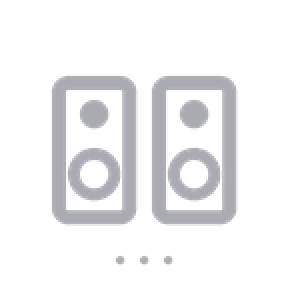
#> input picture plugins/com.jay.boomaudio.sdPlugin/images/key.png, 144 x 144 px (shown 2 times larger)
$ python make_glyph.py ../../../plugins/com.jay.boomaudio.sdPlugin/images/key.png ../../../plugins/com.jay.boomaudio.sdPlugin/images/key.png
#> lines starting #> are read from the running program, lines starting #| are printed output that depends on the picture
"""Turn white-on-black artwork into a white-on-transparent 144x144 key glyph,
fitted (keeping proportions) into the page-2 transparent set's box (23,27)-(121,117).

  python make_glyph.py <source.jpg|png> <out.png>
"""
import sys
from PIL import Image

src_path, out_path = sys.argv[1], sys.argv[2]
from collections import deque

MIN_SPECK = 150   # ink blobs smaller than this many source pixels are treated as stray marks

src = Image.open(src_path).convert("L")
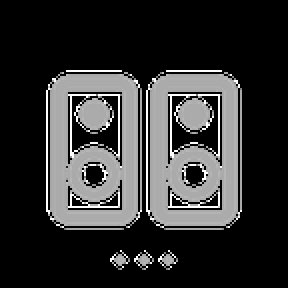
#> src: PIL image 144x144 L (shown 2 times larger); min 0, max 255, mean 50.1
# white ink -> opacity; values below 40 (JPEG noise on black) become fully transparent
a = src.point(lambda v: 0 if v < 40 else min(255, int((v - 40) * 255 / (215 - 40))))
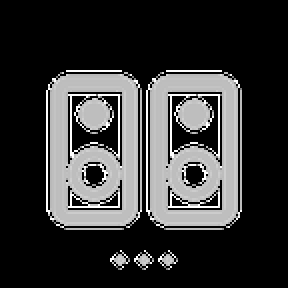
#> a: PIL image 144x144 L (shown 2 times larger); min 0, max 255, mean 54.9

# drop tiny isolated specks (e.g. a mouse cursor caught in a screenshot)
W, H = a.size
#> W = 144; H = 144
px = a.load()
seen = bytearray(W * H)
removed = []
for y in range(H):
    for x in range(W):
        if px[x, y] > 60 and not seen[y * W + x]:
            q = deque([(x, y)]); seen[y * W + x] = 1; blob = []
            while q:
                cx, cy = q.popleft(); blob.append((cx, cy))
                for nx in range(cx - 1, cx + 2):
                    for ny in range(cy - 1, cy + 2):
                        if 0 <= nx < W and 0 <= ny < H and not seen[ny * W + nx] and px[nx, ny] > 20:
                            seen[ny * W + nx] = 1; q.append((nx, ny))
            if len(blob) < MIN_SPECK:
                removed.append((len(blob), blob[0]))
                for bx, by in blob:
                    px[bx, by] = 0
if removed:
    print("removed stray specks (size, at):", removed)
#| removed stray specks (size, at): [(28, (33, 35)), (28, (83, 35)), (44, (60, 125)), (44, (72, 125)), (44, (84, 125))]

bb = a.point(lambda v: 255 if v > 60 else 0).getbbox()
#> bb = (23, 36, 121, 115)
g = a.crop(bb)
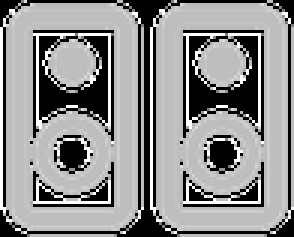
#> g: PIL image 98x79 L (shown 3 times larger); min 0, max 255, mean 141.9
scale = min(98 / g.width, 90 / g.height)
#> scale = 1
w, h = round(g.width * scale), round(g.height * scale)
#> w = 98; h = 79
g = g.resize((w, h), Image.LANCZOS)
alpha = Image.new("L", (144, 144), 0)
#> alpha: PIL image 144x144 L; every value is 0
alpha.paste(g, (23 + (98 - w) // 2, 27 + (90 - h) // 2))
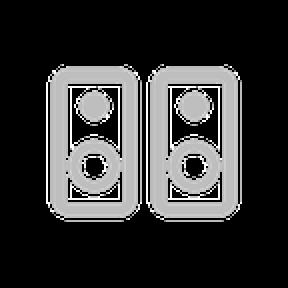
#> alpha: PIL image 144x144 L (shown 2 times larger); min 0, max 255, mean 53
out = Image.new("RGBA", (144, 144), (255, 255, 255, 0))
out.putalpha(alpha)
out.save(out_path)
print(f"{src_path}: ink bbox {bb} -> glyph {w}x{h}, key bbox {alpha.getbbox()}")
#| ../../../plugins/com.jay.boomaudio.sdPlugin/images/key.png: ink bbox (23, 36, 121, 115) -> glyph 98x79, key bbox (23, 32, 121, 111)
